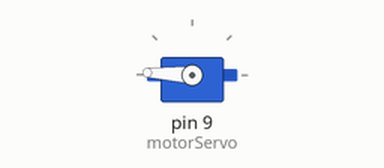
A sketch run on a simulated Arduino Uno, built with avr-gcc and run on an emulated ATmega328P. Parts: servo.

Above: at 0.05 s.
At 1.15 s:
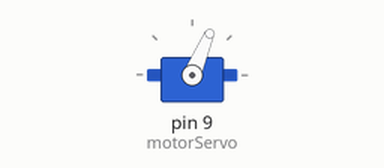
At 2.25 s:
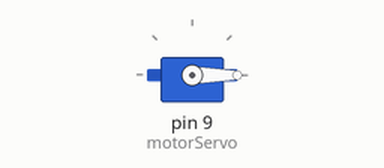
At 4.5 s:
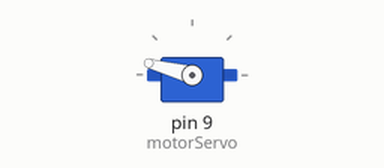
Timing chart, 0 to 6.0 s (numbered marks = the images above):
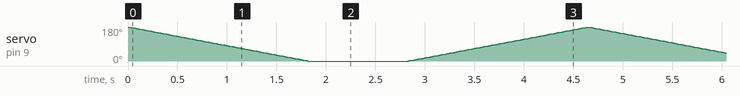

The sketch:

TP1B_punto_B.ino
```cpp
// Lograr que el servo gire su eje en sentido anti horario (extremo a extremo) y luego de 1
// 𝑠𝑒𝑔𝑢𝑛𝑑𝑜 este gire en sentido horario (extremo a extremo). El proceso lo deberá realizar
// continuamente (secuencia automática)

#include <Servo.h>
Servo motorServo;

int pos;

void setup() {
  motorServo.attach(9);
}

void loop() {
  //Sentido antihorario
  for(pos = 180; pos >= 0; pos -= 1){
    motorServo.write(pos);
    delay(10);
  }
  delay(1000);

  // Sentido horario
  for(pos = 0; pos <= 180; pos += 1){
    motorServo.write(pos);
    delay(10);
  }
}
```
